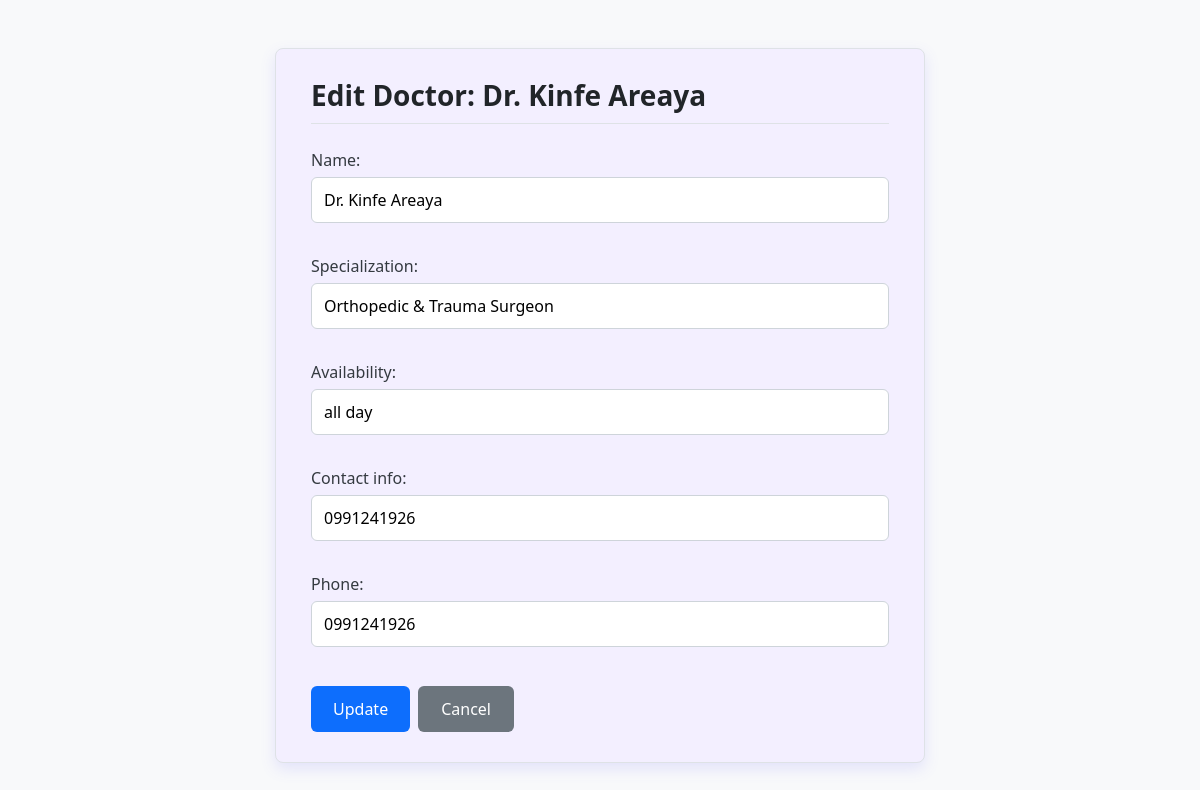
Screenshot of /patients/doctors/8/edit/ (signed in) with the database file from the repository.
### patients/models.py (models this page shows, shortened)
class Doctor(models.Model):
    user = models.OneToOneField(settings.AUTH_USER_MODEL, on_delete=models.CASCADE, null=True, blank=True, related_name='doctor_profile')
    name = models.CharField(max_length=100)
    specialization = models.CharField(max_length=100)
    availability = models.CharField(max_length=100)
    contact_info = models.CharField(max_length=50)
    phone = models.CharField(max_length=50, blank=True, null=True)

### patients/views.py (the view)
# urls.py: path('doctors/<int:pk>/edit/', edit_doctor, name='edit_doctor'),
@login_required
@role_required('admin')
def edit_doctor(request, pk):
    doctor = get_object_or_404(Doctor, id=pk)
    if request.method == 'POST':
        form = DoctorForm(request.POST, instance=doctor)
        if form.is_valid():
            form.save()
            return redirect('doctor_list')
    else:
        form = DoctorForm(instance=doctor)
    return render(request, 'doctors/edit_doctor.html', {'form': form, 'doctor': doctor})

### patients/forms.py
class DoctorForm(forms.ModelForm):
    class Meta:
        model = Doctor
        fields = ['name', 'specialization', 'availability', 'contact_info', 'phone']

### patients/views.py (called while the page is built)
def role_required(role):
    return user_passes_test(lambda u: u.role == role)

### patients/templates/doctors/edit_doctor.html (shortened to what this page needs)
{% load static %}
<!DOCTYPE html>
<html lang="en">
<head>
    <link href="https://cdn.jsdelivr.net/npm/bootstrap@5.3.2/dist/css/bootstrap.min.css" rel="stylesheet">
    <link rel="stylesheet" href="{% static 'css/admin.css' %}">
</head>
<body>
<div class="container mt-5">
    <div class="admin-form">
        <h3 class="mb-4">Edit Doctor: {{ doctor.name }}</h3>
        <form method="POST">
            {{ form.as_p }}
            <div class="d-flex gap-2 mt-4">
                <button type="submit" class="btn btn-submit">Update</button>
                <a href="{% url 'doctor_list' %}" class="btn btn-cancel">Cancel</a>
            </div>
        </form>
    </div>
</div>
</body>
</html>

### static/css/admin.css (style rules this page uses)
body { background-color: #f8f9fa; }
.admin-form { max-width: 650px; margin: auto; background-color: #f3efff; padding: 30px 35px; border-radius: 8px; border: 1px solid #dee2e6; box-shadow: 0 6px 15px rgba(108, 99, 255, 0.15); }
.admin-form h3 { font-weight: 600; color: #212529; border-bottom: 1px solid #dee2e6; padding-bottom: 10px; }
.admin-form label { font-weight: 500; margin-bottom: 5px; color: #343a40; }
.admin-form input, .admin-form select, .admin-form textarea { width: 100%; padding: 10px 12px; border-radius: 6px; border: 1px solid #ced4da; margin-bottom: 15px; }
.btn-submit { background-color: #0d6efd; color: #ffffff; padding: 10px 22px; border-radius: 6px; border: none; }
.btn-cancel { background-color: #6c757d; color: #ffffff; padding: 10px 22px; border-radius: 6px; }

### rows the page displays
Doctor: name "Dr. Kinfe Areaya", specialization "Orthopedic & Trauma Surgeon", availability "all day", contact_info "0991241926", phone "0991241926"
